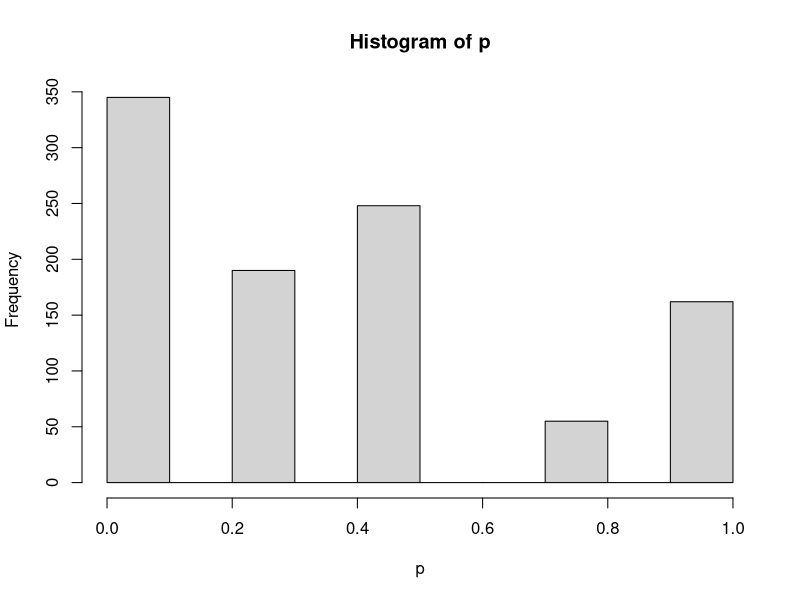
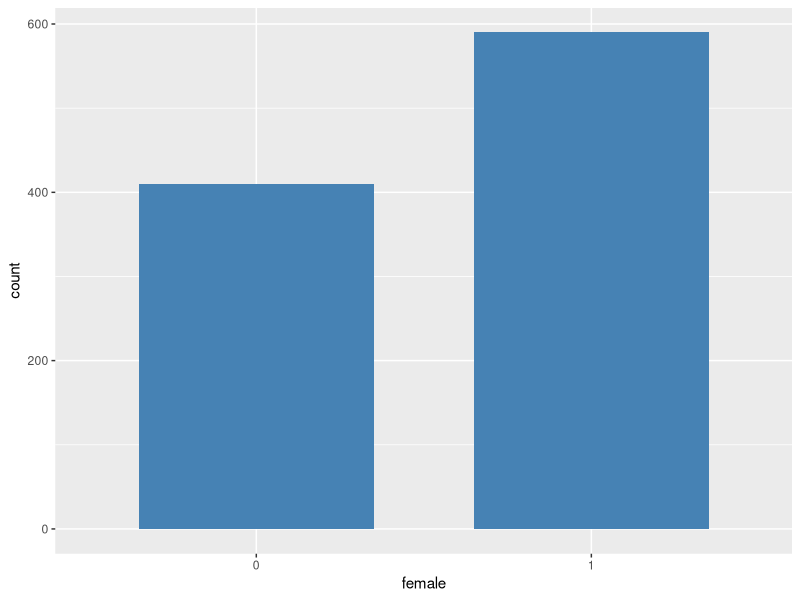
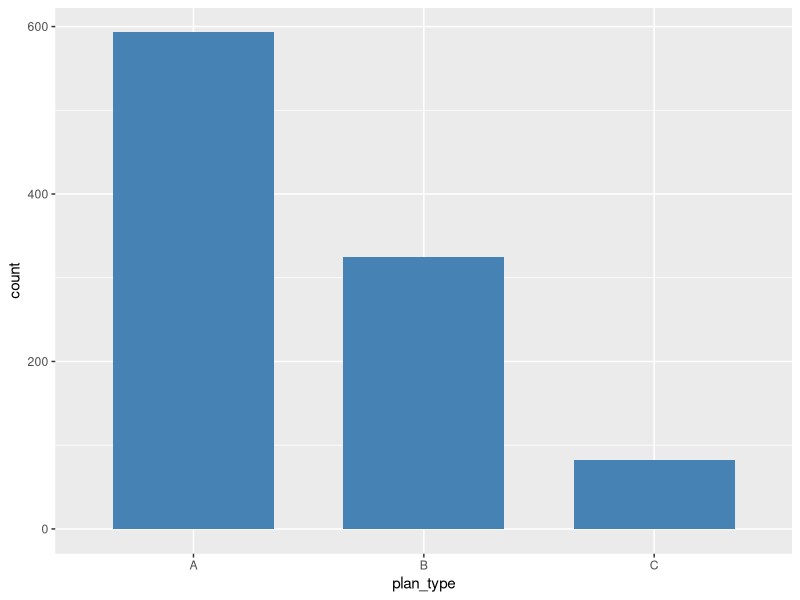
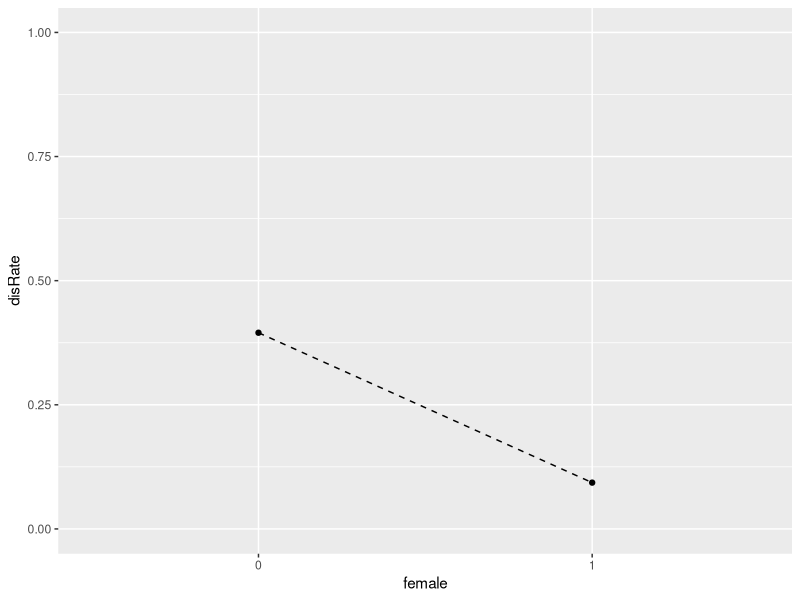
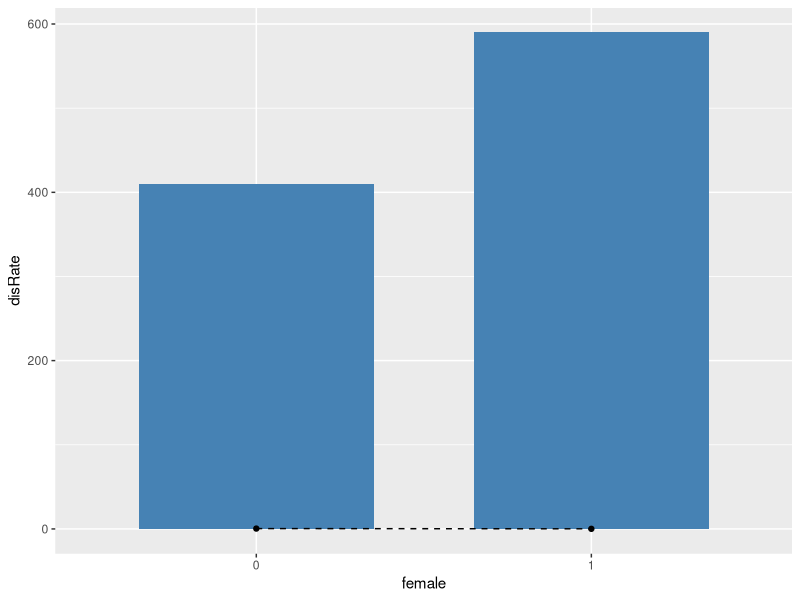
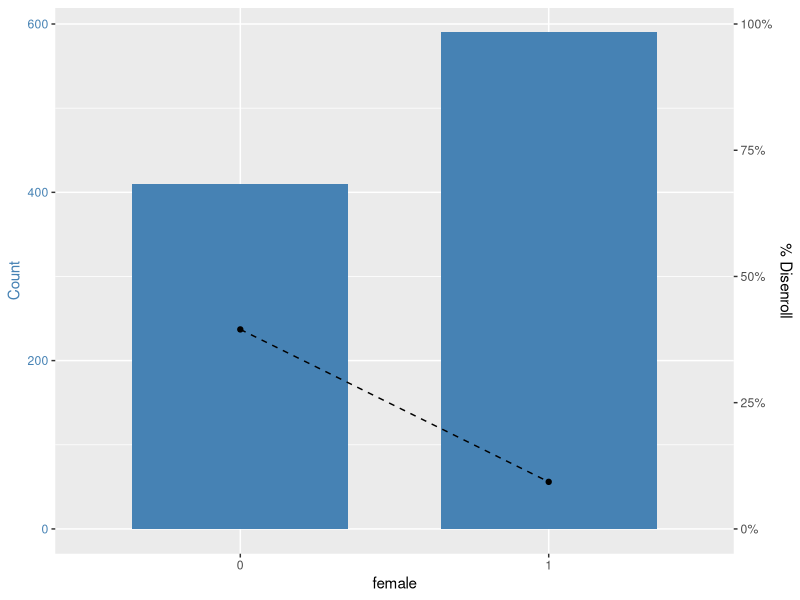
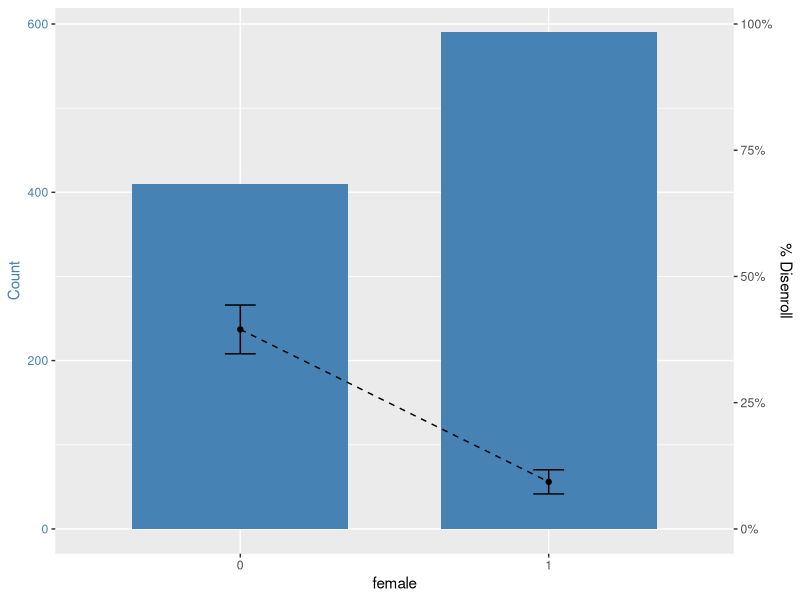

R code for these plots, in order: (Note: this script raises an error after producing the figures.)
#R severity frequency plots
library(tidyverse)

#create dataset:
# disenroll yes no
# female
# plan type: a, b, c
set.seed(839)
female = rbinom(1000, 1, .6)
sum(female)
#590

plan_type0 = runif(1000)
plan_type1 = ifelse(plan_type0 < .6, "A", "Z")
plan_type1 = ifelse((plan_type0 >= .6 & plan_type0 < .9), "B", plan_type1)
plan_type1 = ifelse((plan_type0 >= .9), "C", plan_type1)
plan_type = plan_type1
planB = ifelse(plan_type == "B", 1, 0)
planC = ifelse(plan_type == "C", 1, 0)

tibble(plan_type1) %>% group_by(plan_type1) %>% summarize(n())

#likelihood of leaving: logistic equation
# -2*female + 3*planB + 5*planC
# p  = 1/(1 + exp(-(-2*female + 3*planB + 5*planC)))
?rlogis #gonna leave this out for now

p  = 1/(1 + exp(-(-4*female + 3*planB + 5*planC)))
hist(p)

disenroll = ifelse(p > .5, 1, 0)

disenrollData = data.frame(cbind(disenroll, female, plan_type, planB, planC, p))

#bar graph the frequency female
ggplot(disenrollData, aes(x=female)) + 
  geom_bar(stat="count", width=0.7, fill = "steelblue")

#plan type
ggplot(disenrollData, aes(x = plan_type)) + 
  geom_bar(stat = "count", width = 0.7, fill = "steelblue")

#line chart of rate of disenroll
str(disenrollData)

#calculate disenrollment rate by female
disenrollData = disenrollData %>% mutate(disenroll = 
                                           as.numeric(as.character(disenroll)))

femDisEn = disenrollData %>% group_by(female) %>% 
  summarise(disRate = sum(disenroll)/n())

ggplot(data = femDisEn, aes(x = female, y = disRate, group = 1)) +
  geom_line(linetype = "dashed") + geom_point() + ylim(0, 1)

# Overlay plots
ggplot(disenrollData, aes(x=female)) + 
  geom_bar(stat="count", width=0.7, fill = "steelblue") +
  geom_line(data = femDisEn, aes(x = female, y = disRate, group = 1),
            linetype = "dashed") +
  geom_point(data = femDisEn, aes(x = female, y = disRate, group = 1))

#from internet on how to set up the axes mathematically:
#https://stackoverflow.com/questions/3099219/ggplot-with-2-y-axes-on-each-side-and-different-scales
ylim.prim <- c(0, 600)   
ylim.sec <- c(0, 1) 

b = diff(ylim.prim)/diff(ylim.sec)
a = b*(ylim.prim[1] - ylim.sec[1])

ggplot() + 
  geom_bar(data = disenrollData, aes(x=female),
           stat="count", width=0.7, fill = "steelblue") +
  geom_line(data = femDisEn, aes(x = female, y = a + disRate*b, group = 1),
            linetype = "dashed") +
  geom_point(data = femDisEn, aes(x = female, y = a + disRate*b, group = 1)) +
  scale_y_continuous(name = "Count",
                     sec.axis = sec_axis(~ (. - a)/b, name = "% Disenroll",
                                         labels = function(x) {
                                           paste0(round(x * 100, 0), "%")
                                           }
                                         )
                     ) +
  theme(axis.title.y.left = element_text(color = "steelblue"),
        axis.text.y.left = element_text(color = "steelblue")
        )



# se = sqrt(p*q/N)
# p is mean for data where disenroll = 1
# q is mean for data where disenroll = 0
seDF = disenrollData %>% group_by(female) %>%
  summarize(p = sum(disenroll)/n(),
            q = 1 - sum(disenroll)/n(),
            var = p*q,
            sd = sqrt(p*q),
            se = sqrt(var/n()))

ggplot() + 
  geom_bar(data = disenrollData, aes(x=female),
           stat="count", width=0.7, fill = "steelblue") +
  geom_line(data = femDisEn, aes(x = female, y = a + disRate*b, group = 1),
            linetype = "dashed") +
  geom_point(data = femDisEn, aes(x = female, y = a + disRate*b, group = 1)) + 
  geom_errorbar(data = femDisEn,
                aes(x = female, y = a + disRate*b,
                    ymin = a + (disRate - 2*seDF$se)*b, 
                    ymax = a + (disRate + 2*seDF$se)*b,
                width = .1
                # position = position_dodge(.9)
                )
                ) +
  scale_y_continuous(name = "Count",
                     sec.axis = sec_axis(~ (. - a)/b, name = "% Disenroll",
                                         labels = function(x) {
                                           paste0(round(x * 100, 0), "%")
                                         }
                     )
  ) +
  theme(axis.title.y.left = element_text(color = "steelblue"),
        axis.text.y.left = element_text(color = "steelblue")
  ) 





ggplot() + 
  geom_bar(mapping = aes(x = dt$when, y = dt$numinter), stat = "identity", fill = "grey") +
  geom_line(mapping = aes(x = dt$when, y = dt$prod*5), size = 2, color = "blue") + 
  scale_x_date(name = "Day", labels = NULL) +
  scale_y_continuous(name = "Interruptions/day", 
                     sec.axis = sec_axis(~./5, name = "Productivity % of best", 
                                         labels = function(b) { paste0(round(b * 100, 0), "%")})) + 
  theme(
    axis.title.y = element_text(color = "grey"),
    axis.title.y.right = element_text(color = "blue"))

#Idea: make it so you can change the right y-axis based on the rates

#################################
#do the above for the plan type
#################################
#calculate disenrollment rate by plantype
planDisEn = disenrollData %>% group_by(plan_type) %>% 
  summarise(disRate = sum(disenroll)/n())

ggplot(data = planDisEn, aes(x = plan_type, y = disRate, group = 1)) +
  geom_line(linetype = "dashed") + geom_point() + ylim(0, 1)

# Overlay plots
ggplot(disenrollData, aes(x=plan_type)) + 
  geom_bar(stat="count", width=0.7, fill = "steelblue") +
  geom_line(data = planDisEn, aes(x = plan_type, y = disRate, group = 1),
            linetype = "dashed") +
  geom_point(data = planDisEn, aes(x = plan_type, y = disRate, group = 1))

#from internet on how to set up the axes mathematically:
#https://stackoverflow.com/questions/3099219/ggplot-with-2-y-axes-on-each-side-and-different-scales
ylim.prim <- c(0, 600)   
ylim.sec <- c(0, 1) 

b = diff(ylim.prim)/diff(ylim.sec)
a = b*(ylim.prim[1] - ylim.sec[1])

ggplot() + 
  geom_bar(data = disenrollData, aes(x=female),
           stat="count", width=0.7, fill = "steelblue") +
  geom_line(data = planDisEn, aes(x = female, y = a + disRate*b, group = 1),
            linetype = "dashed") +
  geom_point(data = planDisEn, aes(x = female, y = a + disRate*b, group = 1)) +
  scale_y_continuous(name = "Count",
                     sec.axis = sec_axis(~ (. - a)/b, name = "% Disenroll",
                                         labels = function(x) {
                                           paste0(round(x * 100, 0), "%")
                                         }
                     )
  ) +
  theme(axis.title.y.left = element_text(color = "steelblue"),
        axis.text.y.left = element_text(color = "steelblue")
  )



# se = sqrt(p*q/N)
# p is mean for data where disenroll = 1
# q is mean for data where disenroll = 0
sePlanDF = disenrollData %>% group_by(plan_type) %>%
  summarize(p = sum(disenroll)/n(),
            q = 1 - sum(disenroll)/n(),
            var = p*q,
            sd = sqrt(p*q),
            se = sqrt(var/n()))

ggplot() + 
  geom_bar(data = disenrollData, aes(x=plan_type),
           stat="count", width=0.7, fill = "steelblue") +
  geom_line(data = planDisEn, aes(x = plan_type, y = a + disRate*b, group = 1),
            linetype = "dashed") +
  geom_point(data = planDisEn, aes(x = plan_type, y = a + disRate*b, group = 1)) + 
  geom_errorbar(data = planDisEn,
                aes(x = plan_type, y = a + disRate*b,
                    ymin = a + (disRate - 2*sePlanDF$se)*b, 
                    ymax = a + (disRate + 2*sePlanDF$se)*b,
                    width = .1
                    # position = position_dodge(.9)
                )
  ) +
  scale_y_continuous(name = "Count",
                     sec.axis = sec_axis(~ (. - a)/b, name = "% Disenroll",
                                         labels = function(x) {
                                           paste0(round(x * 100, 0), "%")
                                         }
                     )
  ) +
  theme(axis.title.y.left = element_text(color = "steelblue"),
        axis.text.y.left = element_text(color = "steelblue")
  ) 







